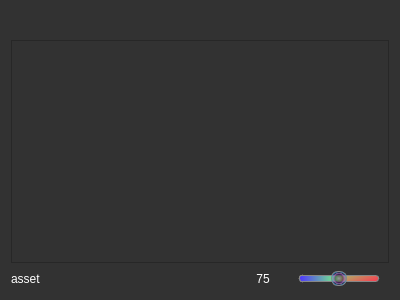
<?xml version="1.0" encoding="UTF-8"?>
<ui version="4.0">
 <class>FileBrowser</class>
 <widget class="QWidget" name="FileBrowser">
  <property name="geometry">
   <rect>
    <x>0</x>
    <y>0</y>
    <width>400</width>
    <height>300</height>
   </rect>
  </property>
  <property name="windowTitle">
   <string>Form</string>
  </property>
  <property name="styleSheet">
   <string notr="true">background-color: rgb(50, 50, 50);</string>
  </property>
  <layout class="QVBoxLayout" name="verticalLayout">
   <item>
    <layout class="QHBoxLayout" name="horizontalLayout_2">
     <item>
      <widget class="QToolButton" name="back_button">
       <property name="styleSheet">
        <string notr="true"/>
       </property>
       <property name="text">
        <string/>
       </property>
       <property name="icon">
        <iconset resource="../../resource/icons.qrc">
         <normaloff>:/icon/leftarrow.png</normaloff>:/icon/leftarrow.png</iconset>
       </property>
       <property name="autoRaise">
        <bool>true</bool>
       </property>
      </widget>
     </item>
     <item>
      <spacer name="horizontalSpacer_2">
       <property name="orientation">
        <enum>Qt::Horizontal</enum>
       </property>
       <property name="sizeHint" stdset="0">
        <size>
         <width>40</width>
         <height>20</height>
        </size>
       </property>
      </spacer>
     </item>
    </layout>
   </item>
   <item>
    <widget class="GComponent::FileBrowserView" name="content_view">
     <property name="styleSheet">
      <string notr="true">QListView::item{
	font: 9pt &quot;微软雅黑&quot;;
	color: rgb(255, 255, 255);
}
</string>
     </property>
    </widget>
   </item>
   <item>
    <layout class="QHBoxLayout" name="horizontalLayout">
     <item>
      <widget class="QLabel" name="relative_dir">
       <property name="sizePolicy">
        <sizepolicy hsizetype="Expanding" vsizetype="Preferred">
         <horstretch>0</horstretch>
         <verstretch>0</verstretch>
        </sizepolicy>
       </property>
       <property name="styleSheet">
        <string notr="true">color: rgb(255, 255, 255);</string>
       </property>
       <property name="text">
        <string>asset</string>
       </property>
      </widget>
     </item>
     <item>
      <spacer name="horizontalSpacer">
       <property name="orientation">
        <enum>Qt::Horizontal</enum>
       </property>
       <property name="sizeHint" stdset="0">
        <size>
         <width>40</width>
         <height>20</height>
        </size>
       </property>
      </spacer>
     </item>
     <item>
      <widget class="QLabel" name="icon_size">
       <property name="sizePolicy">
        <sizepolicy hsizetype="Fixed" vsizetype="Preferred">
         <horstretch>0</horstretch>
         <verstretch>0</verstretch>
        </sizepolicy>
       </property>
       <property name="minimumSize">
        <size>
         <width>40</width>
         <height>0</height>
        </size>
       </property>
       <property name="styleSheet">
        <string notr="true">color: rgb(255, 255, 255);</string>
       </property>
       <property name="text">
        <string>75</string>
       </property>
       <property name="alignment">
        <set>Qt::AlignCenter</set>
       </property>
      </widget>
     </item>
     <item>
      <widget class="QSlider" name="size_adjust_slider">
       <property name="minimumSize">
        <size>
         <width>50</width>
         <height>0</height>
        </size>
       </property>
       <property name="maximumSize">
        <size>
         <width>100</width>
         <height>16777215</height>
        </size>
       </property>
       <property name="styleSheet">
        <string notr="true">QSlider::handle:horizontal {
	background-color: qradialgradient(spread:pad, cx:0.5, cy:0.5, radius:0.5, fx:0.5, fy:0.5, stop:0 rgba(150, 150, 150, 255), stop:0.52 rgba(50, 50, 50, 150), stop:0.565 rgba(82, 20, 100, 140), stop:0.65 rgba(120, 50, 175, 150),  stop:0.77 rgba(150, 120, 175, 200), stop:0.85 rgba(100, 50, 175, 50), stop:1 rgba(0, 150, 255, 200));
    width: 14px;
    margin: -5px; /* handle is placed by default on the contents rect of the groove. Expand outside the groove */
    border-radius: 7px; 
	border: 1px solid rgb(135,135,135);
}

QSlider::groove:horizontal {
    border: 1px solid rgb(135,135,135);
	border-radius: 3px;
    height: 5px;
    background: qlineargradient(x1:0, y1:0.8, x2:1, y2:1, stop:0 rgb(120,255,120), stop:1 rgb(255,55,80));
    margin: -1px 10px;
}

QSlider::sub-page:horizontal {
	border: 1px solid rgb(135,135,135);
	border-radius: 3px;
    height: 5px;
	margin: -1px 0px -1px 10px;
    background: qlineargradient(x1:1, y1:0, x2:0, y2:0, stop:0 rgb(120,255,120), stop:1 rgb(80,55,255));
}

</string>
       </property>
       <property name="minimum">
        <number>50</number>
       </property>
       <property name="maximum">
        <number>100</number>
       </property>
       <property name="value">
        <number>75</number>
       </property>
       <property name="orientation">
        <enum>Qt::Horizontal</enum>
       </property>
      </widget>
     </item>
    </layout>
   </item>
  </layout>
 </widget>
 <customwidgets>
  <customwidget>
   <class>GComponent::FileBrowserView</class>
   <extends>QListView</extends>
   <header>./source/ui/listview/file_browser_view.h</header>
  </customwidget>
 </customwidgets>
 <resources>
  <include location="../../resource/icons.qrc"/>
 </resources>
 <connections/>
</ui>
